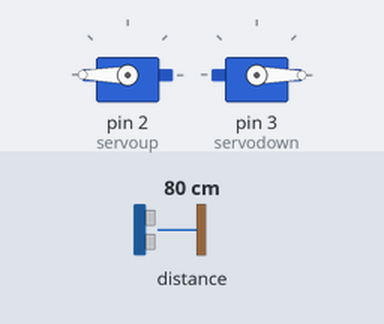
This sketch was run on a simulated Arduino Uno, built with avr-gcc and run on an emulated ATmega328P. Shown: 2 × servo. Wiring (inferred from the names in the program): LIDAR-Lite range finder at I2C address 0x62. The inputs (shaded band) are chosen by the test bench; at power-on: distance to the obstacle 80 cm. What the sketch prints to the serial monitor is not drawn.

Above: at 0.05 s.
Timing chart, 0 to 4.6 s (numbered marks = the images above):
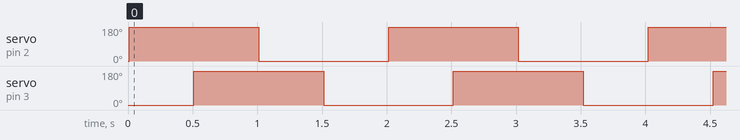

Measured:
- by itself, servo on pin 2 (servoup), servo on pin 3 (servodown): alternates 180° for 1.0 s and 0° for 1.0 s

The sketch:

lidar.ino
```cpp
/**
 * LIDARLite I2C Example
 * Author: Garmin
 * Modified by: Shawn Hymel (SparkFun Electronics)
 * Date: June 29, 2017
 *
 * Read distance from LIDAR-Lite v3 over I2C
 *
 * See the Operation Manual for wiring diagrams and more information:
 * http://static.garmin.com/pumac/LIDAR_Lite_v3_Operation_Manual_and_Technical_Specifications.pdf
 */
#include <Servo.h>
#include <Wire.h>
#include <LIDARLite.h>

Servo servoup;
Servo servodown;
LIDARLite lidarLite;
int cal_cnt = 0;

void setup()
{
  Serial.begin(9600); // Initialize serial connection to display distance readings
  servoup.attach(2);
  servodown.attach(3);
  servoup.write(0);
  servodown.write(0);
  lidarLite.begin(0, true); // Set configuration to default and I2C to 400 kHz
  lidarLite.configure(0); // Change this number to try out alternate configurations
}

void loop()
{
  int dist;
  servoup.write(180);
  calculation(cal_cnt);
  delay(500);
  servodown.write(180);
  calculation(cal_cnt);
  delay(500);
  servoup.write(0);
  calculation(cal_cnt);
  delay(500);
  servodown.write(0);
  calculation(cal_cnt);
  delay(500);
}

void calculation(int cal_cnt)
{
    int dist=0;
    if ( cal_cnt == 0 ) {
    dist = lidarLite.distance();      // With bias correction
  } else {
    dist = lidarLite.distance(false); // Without bias correction
  }

  // Increment reading counter
  cal_cnt++;
  cal_cnt = cal_cnt % 100;
  Serial.print(dist);
  Serial.println(" cm");
}
```

LIDARLite.cpp
```cpp
#include <Arduino.h>
#include <Wire.h>
#include <stdarg.h>
#include "LIDARLite.h"


LIDARLite::LIDARLite(){}


void LIDARLite::begin(int configuration, bool fasti2c, char lidarliteAddress)
{
  Wire.begin(); // Start I2C
  if(fasti2c)
  {
    #if ARDUINO >= 157
      Wire.setClock(400000UL); // Set I2C frequency to 400kHz, for Arduino Due
    #else
      TWBR = ((F_CPU / 400000UL) - 16) / 2; // Set I2C frequency to 400kHz
    #endif
  }
  configure(configuration, lidarliteAddress); // Configuration settings
} /* LIDARLite::begin */

/*------------------------------------------------------------------------------
  Configure

  Selects one of several preset configurations.

  Parameters
  ------------------------------------------------------------------------------
  configuration:  Default 0.
    0: Default mode, balanced performance.
    1: Short range, high speed. Uses 0x1d maximum acquisition count.
    2: Default range, higher speed short range. Turns on quick termination
        detection for faster measurements at short range (with decreased
        accuracy)
    3: Maximum range. Uses 0xff maximum acquisition count.
    4: High sensitivity detection. Overrides default valid measurement detection
        algorithm, and uses a threshold value for high sensitivity and noise.
    5: Low sensitivity detection. Overrides default valid measurement detection
        algorithm, and uses a threshold value for low sensitivity and noise.
  lidarliteAddress: Default 0x62. Fill in new address here if changed. See
    operating manual for instructions.
------------------------------------------------------------------------------*/
void LIDARLite::configure(int configuration, char lidarliteAddress)
{
  switch (configuration)
  {
    case 0: // Default mode, balanced performance
      write(0x02,0x80,lidarliteAddress); // Default
      write(0x04,0x08,lidarliteAddress); // Default
      write(0x1c,0x00,lidarliteAddress); // Default
    break;

    case 1: // Short range, high speed
      write(0x02,0x1d,lidarliteAddress);
      write(0x04,0x08,lidarliteAddress); // Default
      write(0x1c,0x00,lidarliteAddress); // Default
    break;

    case 2: // Default range, higher speed short range
      write(0x02,0x80,lidarliteAddress); // Default
      write(0x04,0x00,lidarliteAddress);
      write(0x1c,0x00,lidarliteAddress); // Default
    break;

    case 3: // Maximum range
      write(0x02,0xff,lidarliteAddress);
      write(0x04,0x08,lidarliteAddress); // Default
      write(0x1c,0x00,lidarliteAddress); // Default
    break;

    case 4: // High sensitivity detection, high erroneous measurements
      write(0x02,0x80,lidarliteAddress); // Default
      write(0x04,0x08,lidarliteAddress); // Default
      write(0x1c,0x80,lidarliteAddress);
    break;

    case 5: // Low sensitivity detection, low erroneous measurements
      write(0x02,0x80,lidarliteAddress); // Default
      write(0x04,0x08,lidarliteAddress); // Default
      write(0x1c,0xb0,lidarliteAddress);
    break;
  }
} /* LIDARLite::configure */

/*------------------------------------------------------------------------------
  Set I2C Address

  Set Alternate I2C Device Address. See Operation Manual for additional info.

  Parameters
  ------------------------------------------------------------------------------
  newAddress: desired secondary I2C device address
  disableDefault: a non-zero value here means the default 0x62 I2C device
    address will be disabled.
  lidarliteAddress: Default 0x62. Fill in new address here if changed. See
    operating manual for instructions.
------------------------------------------------------------------------------*/
void LIDARLite::setI2Caddr(char newAddress, char disableDefault, char lidarliteAddress)
{
  byte dataBytes[2];

  // Read UNIT_ID serial number bytes and write them into I2C_ID byte locations
  read ((0x16 | 0x80), 2, dataBytes, false, lidarliteAddress);
  write(0x18, dataBytes[0], lidarliteAddress);
  write(0x19, dataBytes[1], lidarliteAddress);

  // Write the new I2C device address to registers
  dataBytes[0] = newAddress;
  write(0x1a, dataBytes[0], lidarliteAddress);

  // Enable the new I2C device address using the default I2C device address
  dataBytes[0] = 0;
  write(0x1e, dataBytes[0], lidarliteAddress);

  // If desired, disable default I2C device address (using the new I2C device address)
  if (disableDefault)
  {
    dataBytes[0] = (1 << 3); // set bit to disable default address
    write(0x1e, dataBytes[0], newAddress);
  }
} /* LIDARLite::setI2Caddr */

/*------------------------------------------------------------------------------
  Reset

  Reset device. The device reloads default register settings, including the
  default I2C address. Re-initialization takes approximately 22ms.

  Parameters
  ------------------------------------------------------------------------------
  lidarliteAddress: Default 0x62. Fill in new address here if changed. See
    operating manual for instructions.
------------------------------------------------------------------------------*/
void LIDARLite::reset(char lidarliteAddress)
{
  write(0x00,0x00,lidarliteAddress);
} /* LIDARLite::reset */

/*------------------------------------------------------------------------------
  Distance

  Take a distance measurement and read the result.

  Process
  ------------------------------------------------------------------------------
  1.  Write 0x04 or 0x03 to register 0x00 to initiate an aquisition.
  2.  Read register 0x01 (this is handled in the read() command)
      - if the first bit is "1" then the sensor is busy, loop until the first
        bit is "0"
      - if the first bit is "0" then the sensor is ready
  3.  Read two bytes from register 0x8f and save
  4.  Shift the first value from 0x8f << 8 and add to second value from 0x8f.
      The result is the measured distance in centimeters.

  Parameters
  ------------------------------------------------------------------------------
  biasCorrection: Default true. Take aquisition with receiver bias
    correction. If set to false measurements will be faster. Receiver bias
    correction must be performed periodically. (e.g. 1 out of every 100
    readings).
  lidarliteAddress: Default 0x62. Fill in new address here if changed. See
    operating manual for instructions.
------------------------------------------------------------------------------*/
int LIDARLite::distance(bool biasCorrection, char lidarliteAddress)
{
  if(biasCorrection)
  {
    // Take acquisition & correlation processing with receiver bias correction
    write(0x00,0x04,lidarliteAddress);
  }
  else
  {
    // Take acquisition & correlation processing without receiver bias correction
    write(0x00,0x03,lidarliteAddress);
  }
  // Array to store high and low bytes of distance
  byte distanceArray[2];
  // Read two bytes from register 0x8f (autoincrement for reading 0x0f and 0x10)
  read(0x8f,2,distanceArray,true,lidarliteAddress);
  // Shift high byte and add to low byte
  int distance = (distanceArray[0] << 8) + distanceArray[1];
  return(distance);
} /* LIDARLite::distance */

/*------------------------------------------------------------------------------
  Write

  Perform I2C write to device.

  Parameters
  ------------------------------------------------------------------------------
  myAddress: register address to write to.
  myValue: value to write.
  lidarliteAddress: Default 0x62. Fill in new address here if changed. See
    operating manual for instructions.
------------------------------------------------------------------------------*/
void LIDARLite::write(char myAddress, char myValue, char lidarliteAddress)
{
  Wire.beginTransmission((int)lidarliteAddress);
  Wire.write((int)myAddress); // Set register for write
  Wire.write((int)myValue); // Write myValue to register

  // A nack means the device is not responding, report the error over serial
  int nackCatcher = Wire.endTransmission();
  if(nackCatcher != 0)
  {
    Serial.println("> nack");
  }

  delay(1); // 1 ms delay for robustness with successive reads and writes
} /* LIDARLite::write */

/*------------------------------------------------------------------------------
  Read

  Perform I2C read from device. Will detect an unresponsive device and report
  the error over serial. The optional busy flag monitoring
  can be used to read registers that are updated at the end of a distance
  measurement to obtain the new data.

  Parameters
  ------------------------------------------------------------------------------
  myAddress: register address to read from.
  numOfBytes: numbers of bytes to read. Can be 1 or 2.
  arrayToSave: an array to store the read values.
  monitorBusyFlag: if true, the routine will repeatedly read the status
    register until the busy flag (LSB) is 0.
------------------------------------------------------------------------------*/
void LIDARLite::read(char myAddress, int numOfBytes, byte arrayToSave[2], bool monitorBusyFlag, char lidarliteAddress)
{
  int busyFlag = 0; // busyFlag monitors when the device is done with a measurement
  if(monitorBusyFlag)
  {
    busyFlag = 1; // Begin read immediately if not monitoring busy flag
  }
  int busyCounter = 0; // busyCounter counts number of times busy flag is checked, for timeout

  while(busyFlag != 0) // Loop until device is not busy
  {
    // Read status register to check busy flag
    Wire.beginTransmission((int)lidarliteAddress);
    Wire.write(0x01); // Set the status register to be read

    // A nack means the device is not responding, report the error over serial
    int nackCatcher = Wire.endTransmission();
    if(nackCatcher != 0)
    {
      Serial.println("> nack");
    }

    Wire.requestFrom((int)lidarliteAddress,1); // Read register 0x01
    busyFlag = bitRead(Wire.read(),0); // Assign the LSB of the status register to busyFlag

    busyCounter++; // Increment busyCounter for timeout

    // Handle timeout condition, exit while loop and goto bailout
    if(busyCounter > 9999)
    {
      goto bailout;
    }
  }

  // Device is not busy, begin read
  if(busyFlag == 0)
  {
    Wire.beginTransmission((int)lidarliteAddress);
    Wire.write((int)myAddress); // Set the register to be read

    // A nack means the device is not responding, report the error over serial
    int nackCatcher = Wire.endTransmission();
    if(nackCatcher != 0)
    {
      Serial.println("> nack");
    }

    // Perform read of 1 or 2 bytes, save in arrayToSave
    Wire.requestFrom((int)lidarliteAddress, numOfBytes);
    int i = 0;
    if(numOfBytes <= Wire.available())
    {
      while(i < numOfBytes)
      {
        arrayToSave[i] = Wire.read();
        i++;
      }
    }
  }

  // bailout reports error over serial
  if(busyCounter > 9999)
  {
    bailout:
      busyCounter = 0;
      Serial.println("> read failed");
  }
} /* LIDARLite::read */

/*------------------------------------------------------------------------------
  Correlation Record To Serial

  The correlation record used to calculate distance can be read from the device.
  It has a bipolar wave shape, transitioning from a positive going portion to a
  roughly symmetrical negative going pulse. The point where the signal crosses
  zero represents the effective delay for the reference and return signals.

  Process
  ------------------------------------------------------------------------------
  1.  Take a distance reading (there is no correlation record without at least
      one distance reading being taken)
  2.  Select memory bank by writing 0xc0 to register 0x5d
  3.  Set test mode select by writing 0x07 to register 0x40
  4.  For as many readings as you want to take (max is 1024)
      1.  Read two bytes from 0xd2
      2.  The Low byte is the value from the record
      3.  The high byte is the sign from the record

  Parameters
  ------------------------------------------------------------------------------
  separator: the separator between serial data words
  numberOfReadings: Default: 256. Maximum of 1024
  lidarliteAddress: Default 0x62. Fill in new address here if changed. See
    operating manual for instructions.
------------------------------------------------------------------------------*/
void LIDARLite::correlationRecordToSerial(char separator, int numberOfReadings, char lidarliteAddress)
{

  // Array to store read values
  byte correlationArray[2];
  // Var to store value of correlation record
  int correlationValue = 0;
  //  Selects memory bank
  write(0x5d,0xc0,lidarliteAddress);
  // Test mode enable
  write(0x40, 0x07,lidarliteAddress);
  for(int i = 0; i<numberOfReadings; i++){
    // Select single byte
    read(0xd2,2,correlationArray,false,lidarliteAddress);
    //  Low byte is the value of the correlation record
    correlationValue = correlationArray[0];
    // if upper byte lsb is set, the value is negative
    if((int)correlationArray[1] == 1){
      correlationValue |= 0xff00;
    }
    Serial.print((int)correlationValue);
    Serial.print(separator);
  }
  // test mode disable
  write(0x40,0x00,lidarliteAddress);
} /* LIDARLite::correlationRecordToSerial */
```

LIDARLite.h
```cpp
// (licence header left out)
#ifndef LIDARLite_h
#define LIDARLite_h

#define LIDARLITE_ADDR_DEFAULT 0x62

#include <Arduino.h>

class LIDARLite
{
  public:
      LIDARLite();
      void begin(int = 0, bool = false, char = LIDARLITE_ADDR_DEFAULT);
      void configure(int = 0, char = LIDARLITE_ADDR_DEFAULT);
      void setI2Caddr(char, char, char = LIDARLITE_ADDR_DEFAULT);
      void reset(char = LIDARLITE_ADDR_DEFAULT);
      int distance(bool = true, char = LIDARLITE_ADDR_DEFAULT);
      void write(char, char, char = LIDARLITE_ADDR_DEFAULT);
      void read(char, int, byte*, bool, char);
      void correlationRecordToSerial(char = '\n', int = 256, char = LIDARLITE_ADDR_DEFAULT);
};

#endif
```
